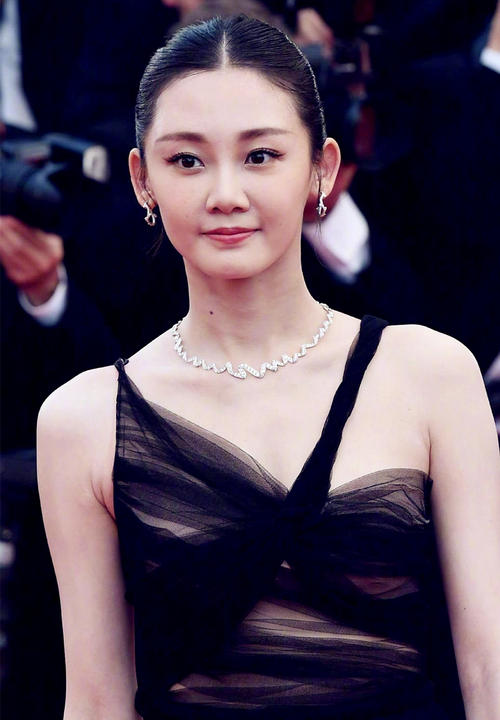
#> input picture task06/1.jpg, 500 x 720 px
$ python task06.py   (older library calls are emulated)
#> lines starting #> are read from the running program, lines starting #| are printed output that depends on the picture
# -*- coding: utf-8 -*-
"""
Created on Fri May  1 22:01:49 2020

@author: admin
"""

import cv2
import numpy as np
from matplotlib import pyplot as plt

#读图
img = cv2.imread('1.jpg',0)
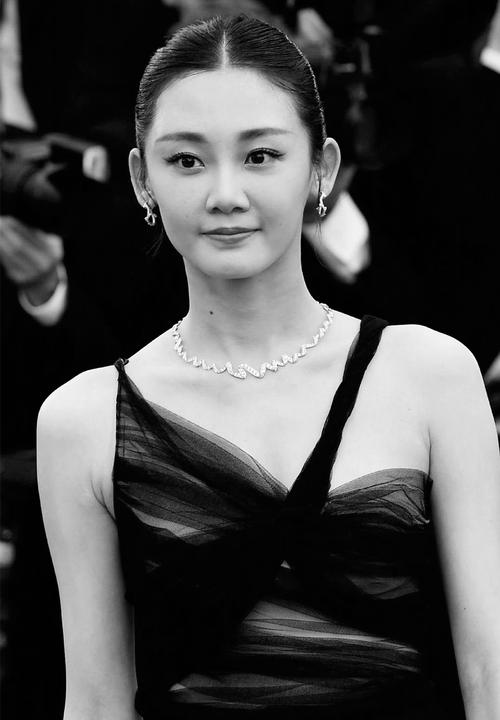
#> img: shape (720, 500); min 0, max 255, mean 76.6

sobelx = cv2.Sobel(img,cv2.CV_64F,1,0,ksize=5)
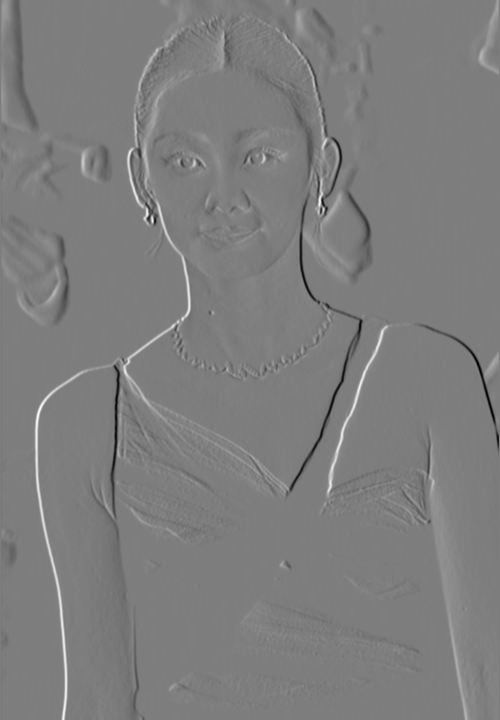
#> sobelx: shape (720, 500) float64; min -10848, max 11115, mean 15.8; drawn with min black and max white
sobely = cv2.Sobel(img,cv2.CV_64F,0,1,ksize=5)
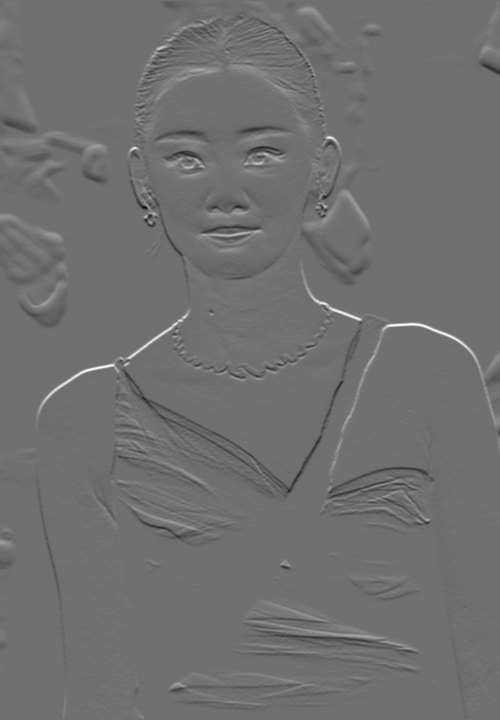
#> sobely: shape (720, 500) float64; min -9244, max 11783, mean 2.6; drawn with min black and max white

#画图
plt.subplot(1,3,1),plt.imshow(img,cmap = 'gray')
plt.title('Original'), plt.xticks([]), plt.yticks([])

plt.subplot(1,3,2),plt.imshow(sobelx,cmap = 'gray')
plt.title('Sobel X'), plt.xticks([]), plt.yticks([])

plt.subplot(1,3,3),plt.imshow(sobely,cmap = 'gray')
plt.title('Sobel Y'), plt.xticks([]), plt.yticks([])

plt.show()
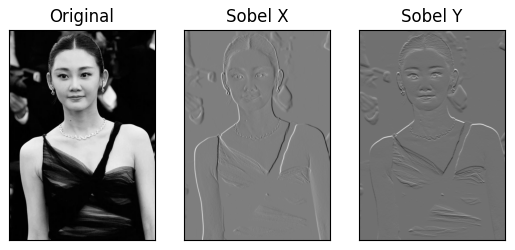
#> figure drawn by matplotlib, 3 panels

import cv2
import numpy as np
import matplotlib.pyplot as plt

original_img = cv2.imread("1.jpg", 0)

# canny边缘检测
img1 = cv2.GaussianBlur(original_img,(3,3),0)
canny = cv2.Canny(img1, 50, 150)
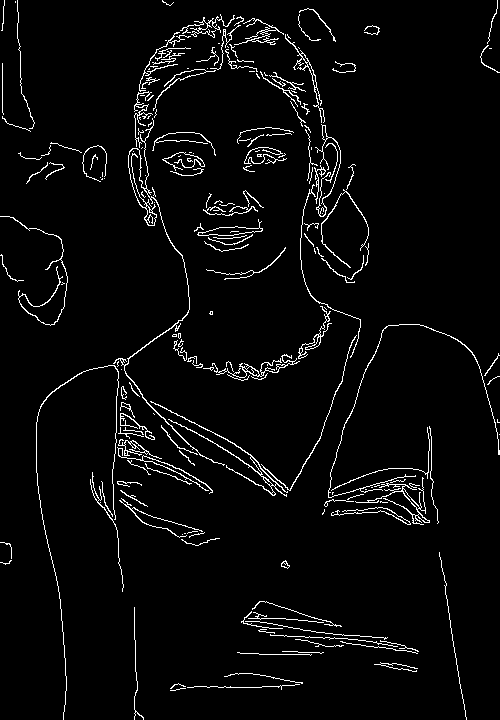
#> canny: shape (720, 500); 3.8% white in thin lines or dots

# 画图
plt.subplot(1,2,1),plt.imshow(original_img,cmap = 'gray')
plt.title('Original'), plt.xticks([]), plt.yticks([])

plt.subplot(1,2,2),plt.imshow(canny,cmap = 'gray')
plt.title('Canny'), plt.xticks([]), plt.yticks([])
plt.show()
